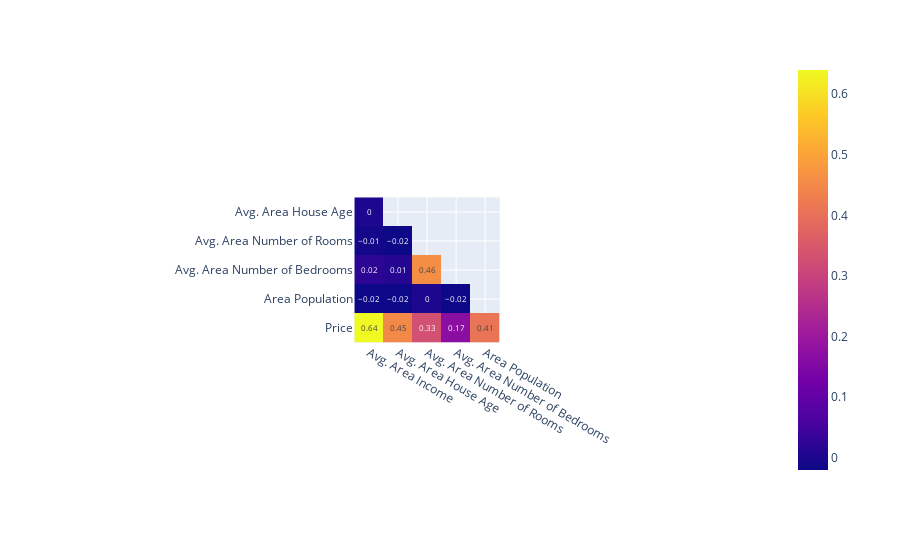

The notebook cell this image was saved under:
### Code cell
# Correlation
df_corr = df.corr(numeric_only = True).round(2)  
# Mask to matrix
mask = np.zeros_like(df_corr, dtype=bool)
mask[np.triu_indices_from(mask)] = True
# Viz
df_corr_viz = df_corr.mask(mask).dropna(how='all').dropna('columns', how='all')
fig = px.imshow(df_corr_viz, text_auto=True)
fig.show()

### Figure 1 — Plotly figure (JSON) as saved in the notebook; plotly's stock layout.template omitted (floating-point values rounded to 4 significant figures)
{"data": [{"coloraxis": "coloraxis", "hovertemplate": "x: %{x}<br>y: %{y}<br>color: %{z}<extra></extra>", "name": "0", "texttemplate": "%{z}", "type": "heatmap", "x": ["Avg. Area Income", "Avg. Area House Age", "Avg. Area Number of Rooms", "Avg. Area Number of Bedrooms", "Area Population"], "xaxis": "x", "y": ["Avg. Area House Age", "Avg. Area Number of Rooms", "Avg. Area Number of Bedrooms", "Area Population", "Price"], "yaxis": "y", "z": [[0, null, null, null, null], [-0.01, -0.02, null, null, null], [0.02, 0.01, 0.46, null, null], [-0.02, -0.02, 0, -0.02, null], [0.64, 0.45, 0.33, 0.17, 0.41]]}], "layout": {"autosize": true, "coloraxis": {"colorscale": [[0, "#0d0887"], [0.1111, "#46039f"], [0.2222, "#7201a8"], [0.3333, "#9c179e"], [0.4444, "#bd3786"], [0.5556, "#d8576b"], [0.6667, "#ed7953"], [0.7778, "#fb9f3a"], [0.8889, "#fdca26"], [1, "#f0f921"]]}, "margin": {"t": 60}, "xaxis": {"anchor": "y", "autorange": true, "constrain": "domain", "domain": [0.3953, 0.6047], "range": [-0.5, 4.5], "scaleanchor": "y", "type": "category"}, "yaxis": {"anchor": "x", "autorange": true, "constrain": "domain", "domain": [0, 1], "range": [4.5, -0.5], "type": "category"}}}
